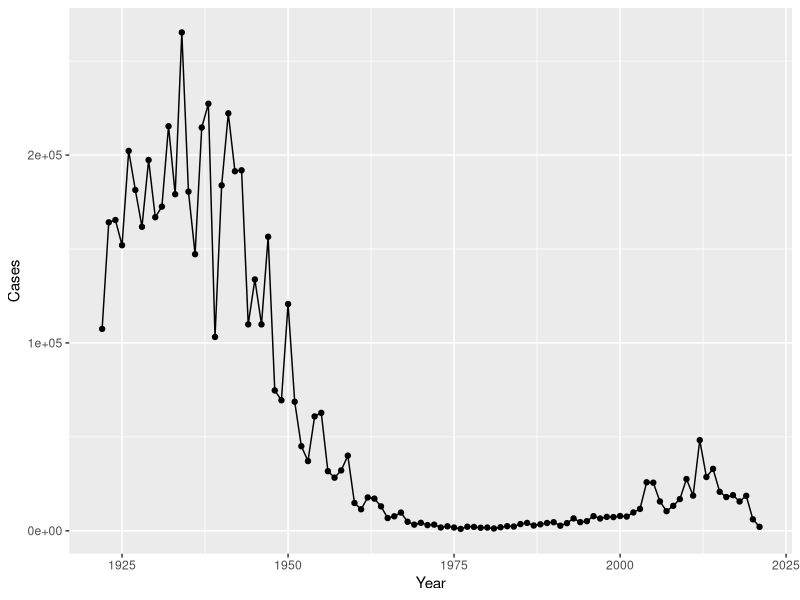
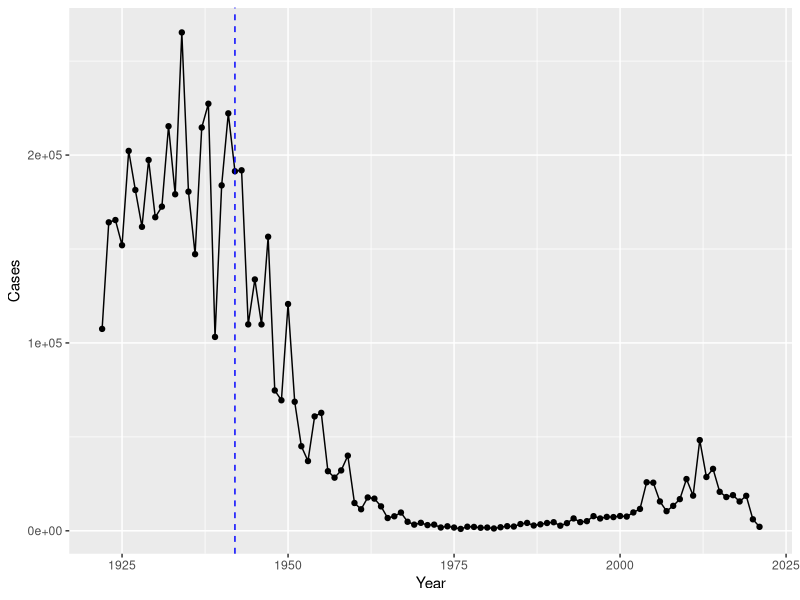
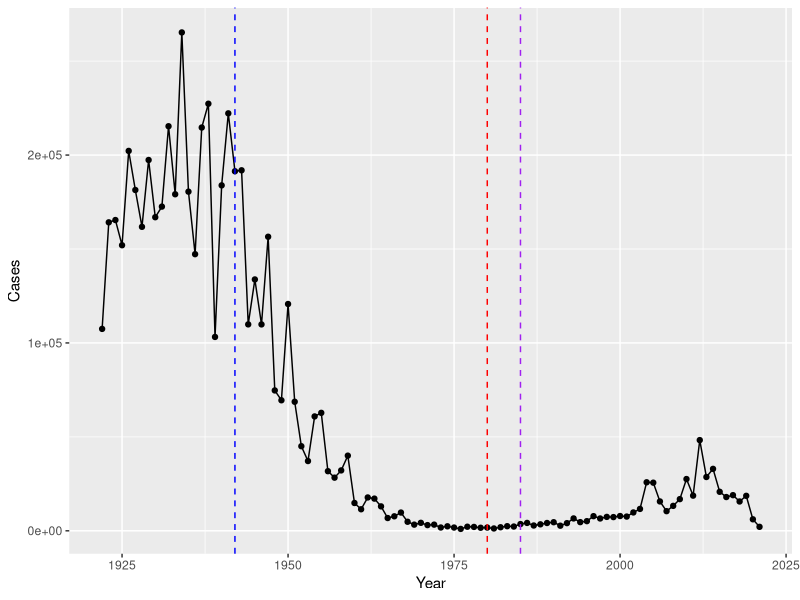

R code for these plots, in order: (Note: this script raises an error after producing the figures.)
## ---- chunk 1
install.packages("datapasta", repos = "http://cran.us.r-project.org")
## ---- chunk 2
cdc <- data.frame(
                                 Year = c(1922L,1923L,1924L,1925L,
                                          1926L,1927L,1928L,1929L,1930L,1931L,
                                          1932L,1933L,1934L,1935L,1936L,
                                          1937L,1938L,1939L,1940L,1941L,1942L,
                                          1943L,1944L,1945L,1946L,1947L,
                                          1948L,1949L,1950L,1951L,1952L,
                                          1953L,1954L,1955L,1956L,1957L,1958L,
                                          1959L,1960L,1961L,1962L,1963L,
                                          1964L,1965L,1966L,1967L,1968L,1969L,
                                          1970L,1971L,1972L,1973L,1974L,
                                          1975L,1976L,1977L,1978L,1979L,1980L,
                                          1981L,1982L,1983L,1984L,1985L,
                                          1986L,1987L,1988L,1989L,1990L,
                                          1991L,1992L,1993L,1994L,1995L,1996L,
                                          1997L,1998L,1999L,2000L,2001L,
                                          2002L,2003L,2004L,2005L,2006L,2007L,
                                          2008L,2009L,2010L,2011L,2012L,
                                          2013L,2014L,2015L,2016L,2017L,2018L,
                                          2019L,2020L,2021L),
        Cases = c(107473,164191,165418,152003,
                                          202210,181411,161799,197371,
                                          166914,172559,215343,179135,265269,
                                          180518,147237,214652,227319,103188,
                                          183866,222202,191383,191890,109873,
                                          133792,109860,156517,74715,69479,
                                          120718,68687,45030,37129,60886,
                                          62786,31732,28295,32148,40005,
                                          14809,11468,17749,17135,13005,6799,
                                          7717,9718,4810,3285,4249,3036,
                                          3287,1759,2402,1738,1010,2177,2063,
                                          1623,1730,1248,1895,2463,2276,
                                          3589,4195,2823,3450,4157,4570,
                                          2719,4083,6586,4617,5137,7796,6564,
                                          7405,7298,7867,7580,9771,11647,
                                          25827,25616,15632,10454,13278,
                                          16858,27550,18719,48277,28639,32971,
                                          20762,17972,18975,15609,18617,
                                          6124,2116)
       )
## ---- chunk 3
library(ggplot2)
## ---- chunk 4
ggplot(cdc,
  aes(Year, Cases)) +
  geom_point() + geom_line()
## ---- chunk 5
ggplot(cdc,
  aes(Year, Cases)) +
  geom_point() + geom_line() +
  geom_vline(xintercept=1942, linetype="dashed", col="blue")
## ---- chunk 6
ggplot(cdc,
  aes(Year, Cases)) +
  geom_point() + geom_line() +
  geom_vline(xintercept=1942, linetype="dashed", col="blue") +
  geom_vline(xintercept=1980, linetype="dashed", col="red ") +
  geom_vline(xintercept=1985, linetype="dashed", col="purple")
## ---- chunk 7
library(jsonlite)
subject <-  read_json("https://www.cmi-pb.org/api/subject", simplifyVector = TRUE) 

head(subject)
## ---- chunk 8
table(subject$infancy_vac)
## ---- chunk 9
table(subject$biological_sex)
## ---- chunk 10
table(subject$race, subject$biological_sex)
## ---- chunk 11
specimen <- read_json("https://www.cmi-pb.org/api/specimen", simplifyVector=TRUE)
head(specimen)
## ---- chunk 12
library(dplyr)
## ---- chunk 13
meta <- inner_join(subject, specimen)
head(meta)
## ---- chunk 14
ncol(subject)
ncol(specimen)
ncol(meta)
sum(ncol(subject), ncol(specimen))
## ---- chunk 15
ab <- read_json("http://cmi-pb.org/api/ab_titer", simplifyVector=TRUE)
head(ab)
## ---- chunk 16
abdata <- inner_join(meta, ab)
head(abdata)
## ---- chunk 17
dim(abdata)
## ---- chunk 18
table(abdata$isotype)
## ---- chunk 19
table(abdata$visit)
## ---- chunk 20
ig1 <- abdata %>% filter(isotype == "IgG1", visit!=8)

head(ig1)
## ---- chunk 21
ggplot(ig1) +
  aes(MFI, antigen) +
  geom_boxplot() 
## ---- chunk 22
ggplot(ig1) +
  aes(MFI, antigen) +
  geom_boxplot() +
facet_wrap(vars(visit), nrow=2)
## ---- chunk 23
filter(ig1, antigen=="Measles") %>%
  ggplot() +
  aes(MFI, col=infancy_vac) +
  geom_boxplot(show.legend = TRUE) +
  facet_wrap(vars(visit)) +
  theme_bw()
## ---- chunk 24
filter(ig1, antigen=="FIM2/3") %>%
  ggplot() +
  aes(MFI, col=infancy_vac) +
  geom_boxplot(show.legend = TRUE) +
  facet_wrap(vars(visit)) +
  theme_bw()
